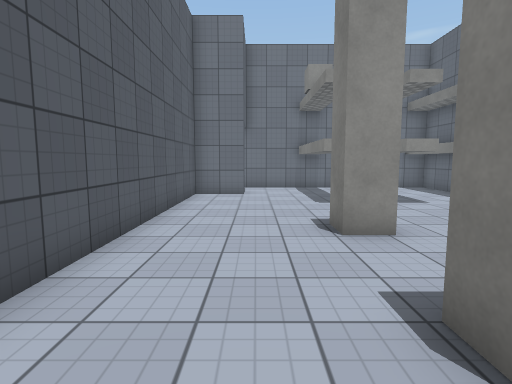
View 1 (above)

24 first-person views from a walk through a Unity game level. The camera is 1.4 m above the floor, tilts 6° down and sees 80° across. The floor is counted in squares, 1 m on a side. Each view is taken from the middle of a square. On the plan, view 1 faces up. The plan holds only what a view shows up to about 14 squares ahead; the rest is blank. The place goes on beyond the plan. The player is left out. Surface patterns are stand-ins for the level's own textures.

View 2
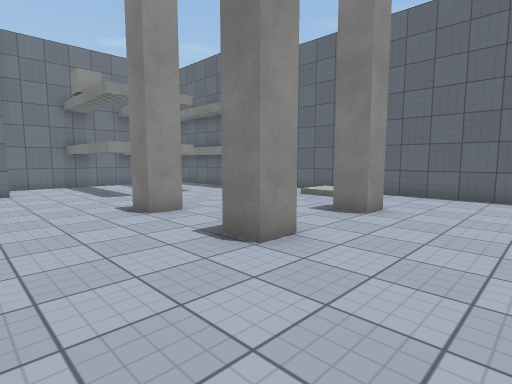

View 3
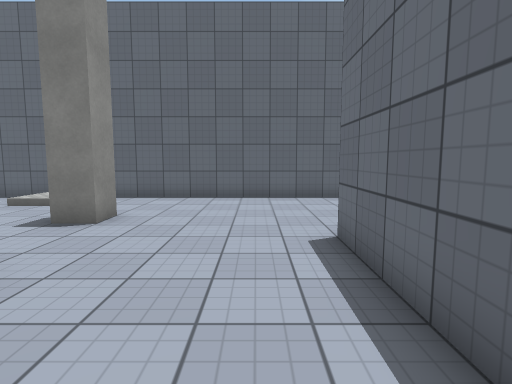

View 4
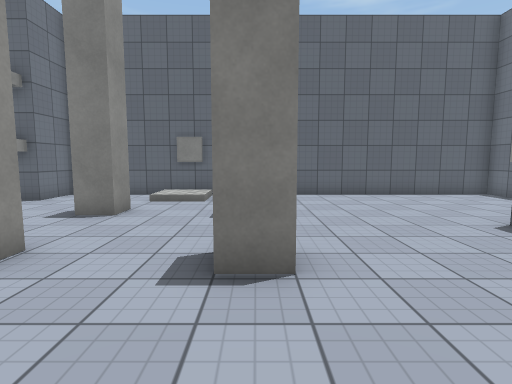

View 5
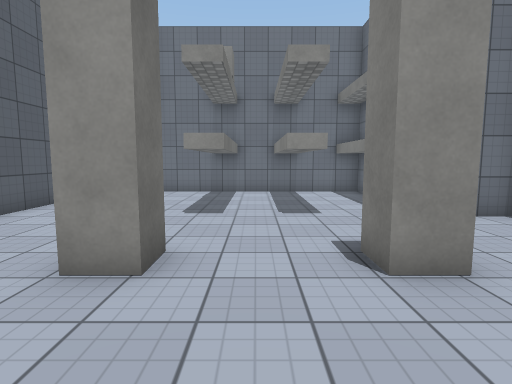

View 6
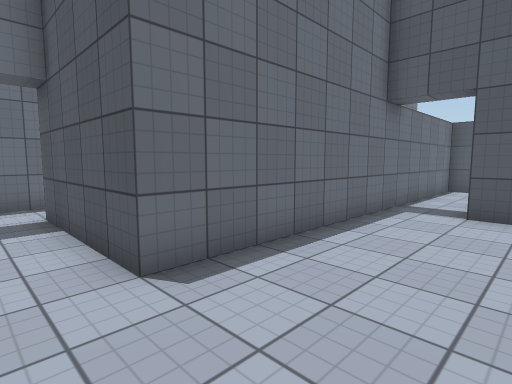

View 7
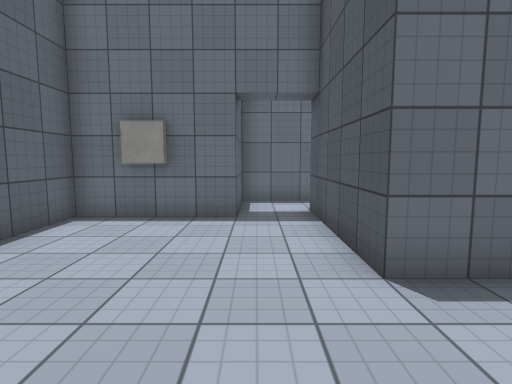

View 8
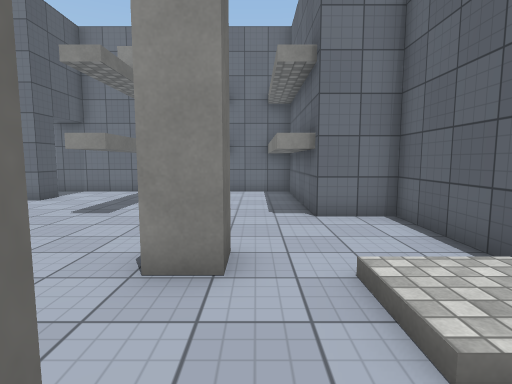

View 9
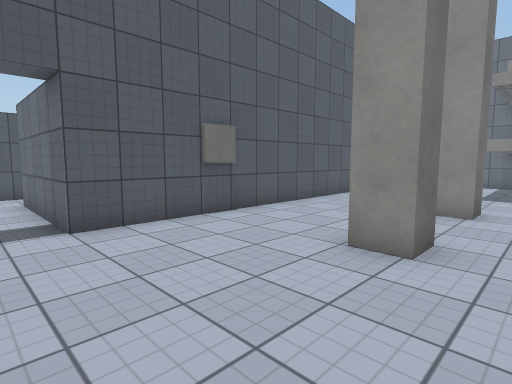

View 10
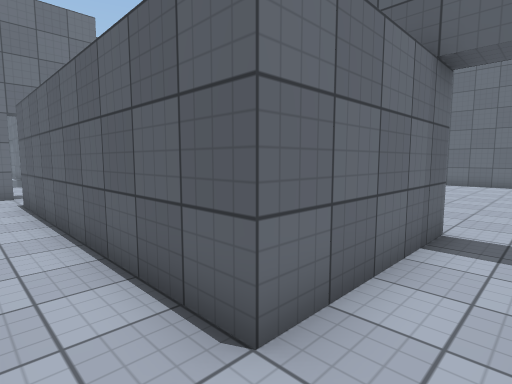

View 11
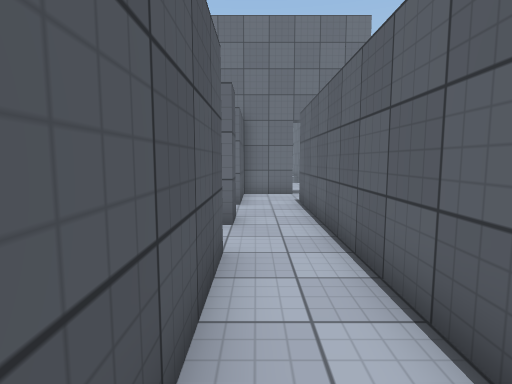

View 12
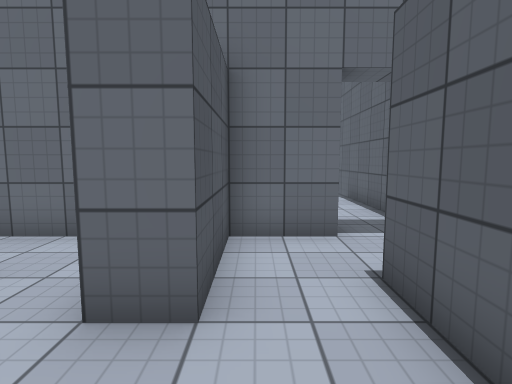

View 13
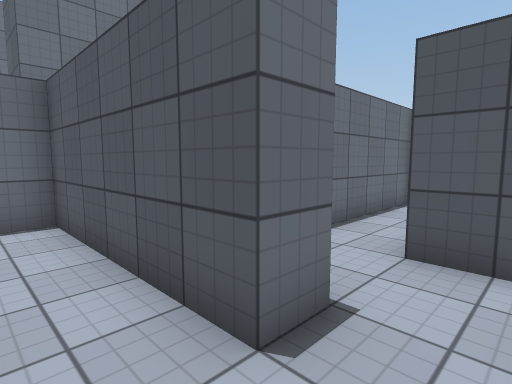

View 14
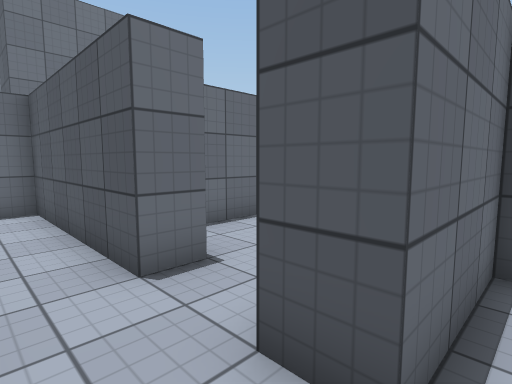

View 15
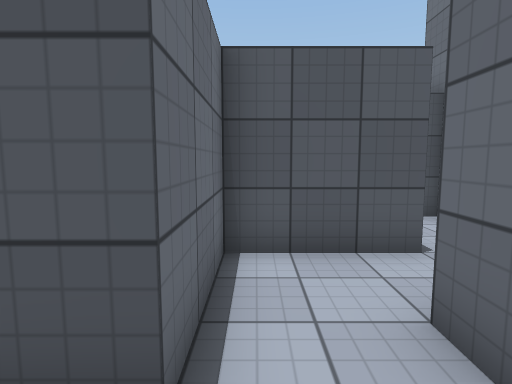

View 16
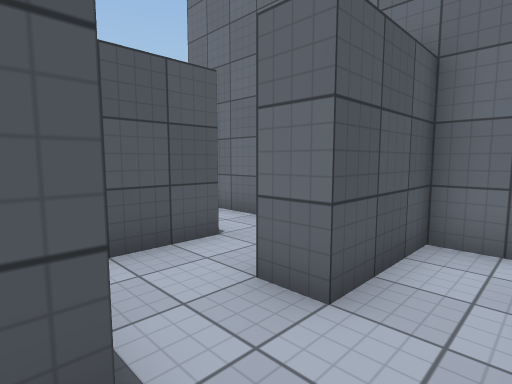

View 17
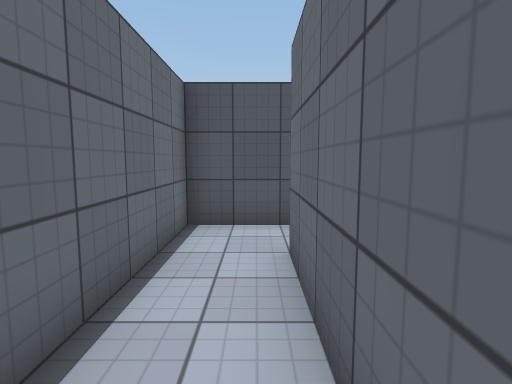

View 18
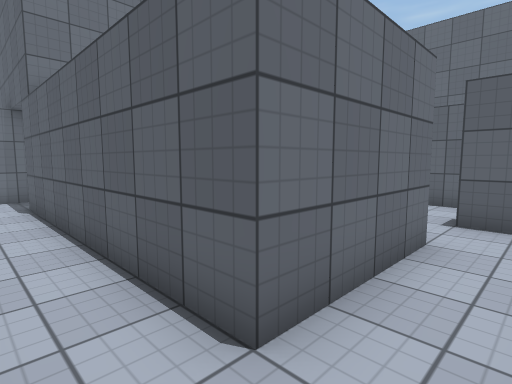

View 19
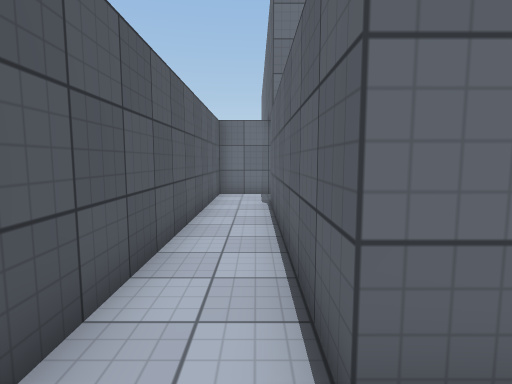

View 20
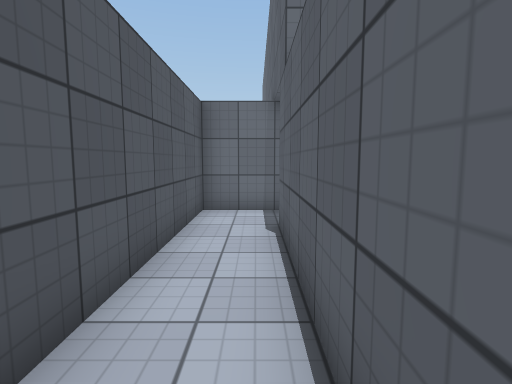

View 21
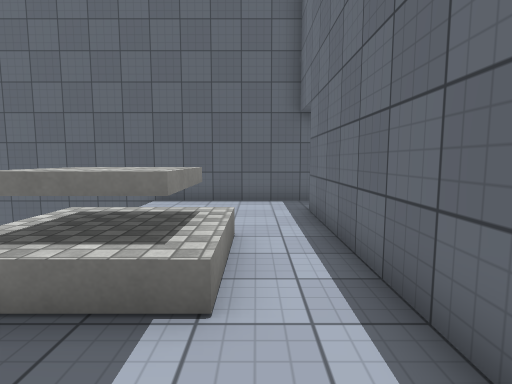

View 22
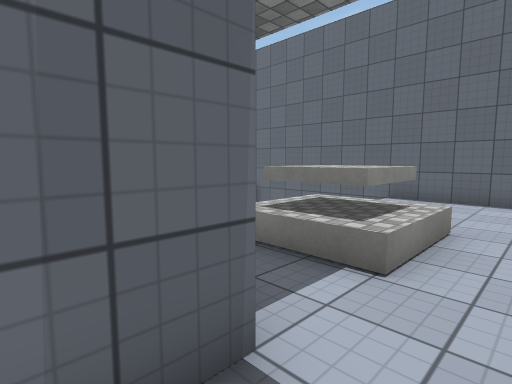

View 23
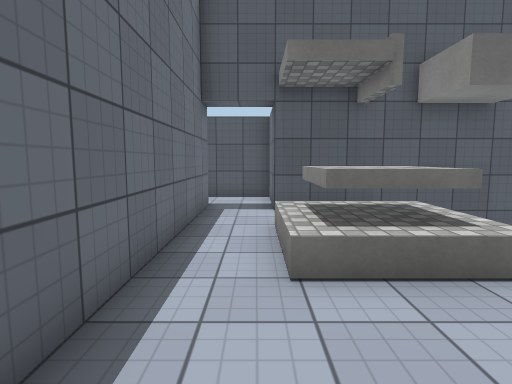

View 24
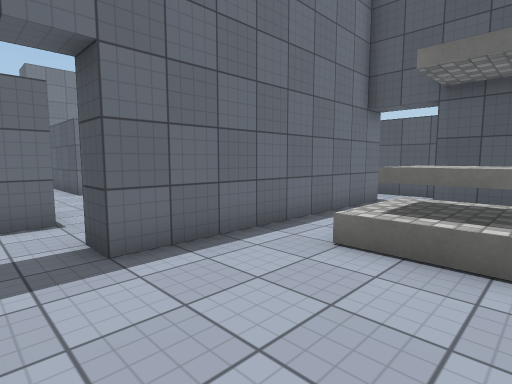

### Floor plan
Key: @ floor where view 1 was taken; # wall or solid block; . main floor; : floor 0.25 m higher than the main floor; / step, stairs or slope; O other object.
Columns run from 19 left of view 1 to 11 right of it. Each row starts with its distance up from view 1.
 17    #          #
 16    #  OOO.....#  ############
 15    # .OOO.....#   ...  .  . #
 14 ####..OOO.....#   ...  .  . #
 13 #.............#####..  .  . #
 12 #.............###....  .  . #
 11 #..#########..# #....  .  . #
 10 #..#.....#....  #....##.##.####
  9 #..# ....#...   #.............#
  8 #..#  #..#..#   #.............#
  7 #..#  #.....#   #.............#
  6 #..#  #.....#   #....#...#....#
  5 #..#  ####..#   #........../:/#
  4 #..#  #.....#   #..........///#
  3 #..####.....#   #..........  .#
  2 #........#..#   #....#...#....#
  1 #........#..#   #.............#
  0 ##########..#   #..@..........#
 -1          #..#####.............#
 -2          #....................#
 -3          #....................#
 -4          ###############......#
 -5                        #......#
 -6                        #......#
 -7                        #......#
 -8                        #..#####

Positions as (right, up) in squares from view 1, and headings:
1: (0, 0), facing up
2: (-2, -2), facing up-right
3: (-1, -2), facing right
4: (-2, 2), facing right
5: (4, 2), facing up
6: (6, 0), facing down-left
7: (6, 0), facing down
8: (7, 2), facing up
9: (4, -3), facing up-left
10: (-9, -3), facing up-right
11: (-9, -2), facing up
12: (-9, 5), facing up
13: (-8, 4), facing down-left
14: (-8, 6), facing down-left
15: (-8, 6), facing left
16: (-8, 5), facing up-left
17: (-12, 2), facing left
18: (-18, 1), facing up-right
19: (-17, 1), facing up
20: (-17, 5), facing up
21: (-16, 13), facing right
22: (-17, 12), facing up-right
23: (-7, 13), facing left
24: (-6, 16), facing down-left
